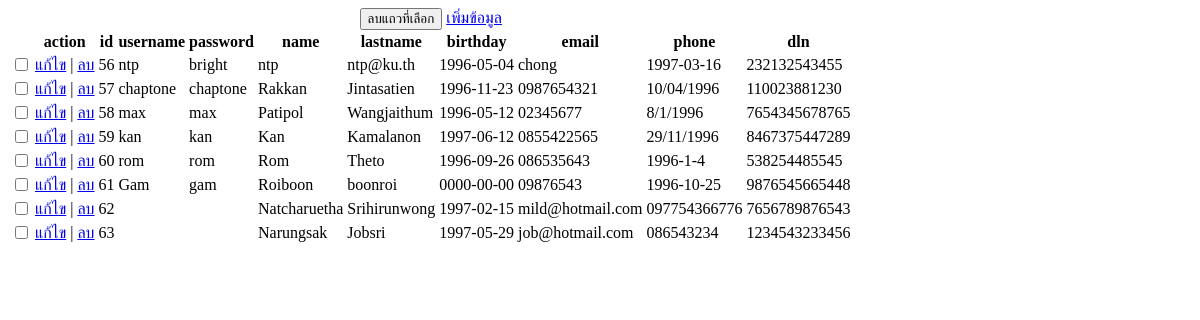
Before: /beta/systemmange/index.php with the older database file.
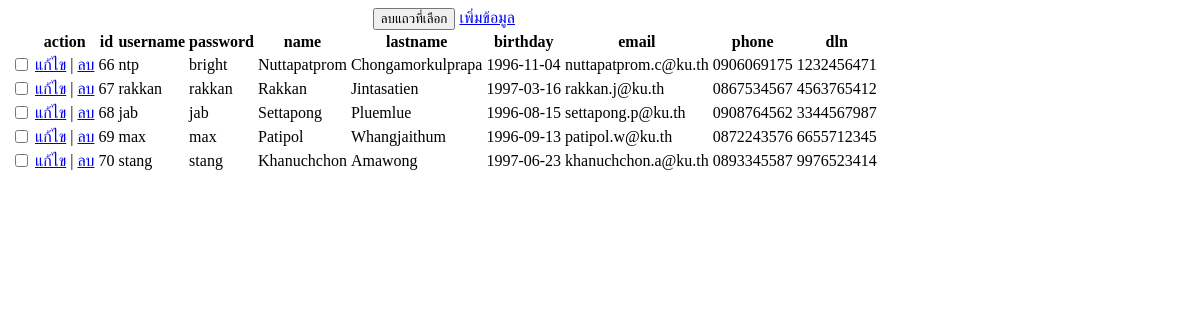
After: the same page with the newer database file.
### tables this page shows
CREATE TABLE `customer` (
  `id` int(11) NOT NULL,
  `username` varchar(255) NOT NULL,
  `password` varchar(255) NOT NULL,
  `name` varchar(255) NOT NULL,
  `lastname` varchar(255) NOT NULL,
  `birthday` date NOT NULL,
  `email` varchar(255) NOT NULL,
  `phone` varchar(255) NOT NULL,
  `dln` varchar(255) NOT NULL
);

### beta/systemmange/index.php (the view, shortened to what this page needs)
<!doctype html>
<html>
<body>
<?php
$link = @mysqli_connect("localhost", "root", "", "Car_Rental_System")
 			or die(mysqli_connect_error()."</body></html>");
$sql = "SELECT * FROM customer";
$result = mysqli_query($link, $sql);
echo '<form method="post">';
echo "<table>";
echo '<caption>
 			<button>ลบแถวที่เลือก</button>
 			<a href="form.php?action=insert">เพิ่มข้อมูล</a></caption>';
echo "<tr>";
$num_fields = mysqli_num_fields($result);
echo "<th>&nbsp;</th>";
echo "<th>action</th>";
for($i = 0; $i < $num_fields; $i++) {
	$f = mysqli_fetch_field_direct($result, $i);
	echo "<th>".$f->name."</th>";
}
echo "</tr>";
while($data = mysqli_fetch_array($result)) {
	echo  "<tr>";
	echo '<td><input type="checkbox" name="id[]" value="'.$data['id'].'"></td>';
	echo "<td>
				<a href=\"form.php?action=update&id={$data['id']}\">แก้ไข</a> |
				<a href=\"form.php?action=delete&id={$data['id']}\">ลบ</a>
			</td>";
	for($i = 0; $i < $num_fields; $i++) {
		echo "<td>".$data[$i]."</td>";
	}
	echo "</tr>";
}
echo "</table>";
echo "</form>";
?>
</body>
</html>

Changed rows visible on the page:
removed customer: id "56", username "ntp", password "bright", name "ntp", lastname "ntp@ku.th", birthday "1996-05-04", email "chong", phone "1997-03-16", dln "232132543455"
removed customer: id "57", username "chaptone", password "chaptone", name "Rakkan", lastname "Jintasatien", birthday "1996-11-23", email "0987654321", phone "10/04/1996", dln "110023881230"
removed customer: id "58", username "max", password "max", name "Patipol", lastname "Wangjaithum", birthday "1996-05-12", email "02345677", phone "8/1/1996", dln "7654345678765"
removed customer: id "59", username "kan", password "kan", name "Kan", lastname "Kamalanon", birthday "1997-06-12", email "0855422565", phone "29/11/1996", dln "8467375447289"
removed customer: id "60", username "rom", password "rom", name "Rom", lastname "Theto", birthday "1996-09-26", email "086535643", phone "1996-1-4", dln "538254485545"
removed customer: id "61", username "Gam", password "gam", name "Roiboon", lastname "boonroi", birthday "0000-00-00", email "09876543", phone "1996-10-25", dln "9876545665448"
removed customer: id "62", name "Natcharuetha", lastname "Srihirunwong", birthday "1997-02-15", email "mild@hotmail.com", phone "097754366776", dln "7656789876543"
removed customer: id "63", name "Narungsak", lastname "Jobsri", birthday "1997-05-29", email "job@hotmail.com", phone "086543234", dln "1234543233456"
added customer: id "66", username "ntp", password "bright", name "Nuttapatprom", lastname "Chongamorkulprapa", birthday "1996-11-04", email "nuttapatprom.c@ku.th", phone "0906069175", dln "1232456471"
added customer: id "67", username "rakkan", password "rakkan", name "Rakkan", lastname "Jintasatien", birthday "1997-03-16", email "rakkan.j@ku.th", phone "0867534567", dln "4563765412"
added customer: id "68", username "jab", password "jab", name "Settapong", lastname "Pluemlue", birthday "1996-08-15", email "settapong.p@ku.th", phone "0908764562", dln "3344567987"
added customer: id "69", username "max", password "max", name "Patipol", lastname "Whangjaithum", birthday "1996-09-13", email "patipol.w@ku.th", phone "0872243576", dln "6655712345"
added customer: id "70", username "stang", password "stang", name "Khanuchchon", lastname "Amawong", birthday "1997-06-23", email "khanuchchon.a@ku.th", phone "0893345587", dln "9976523414"
